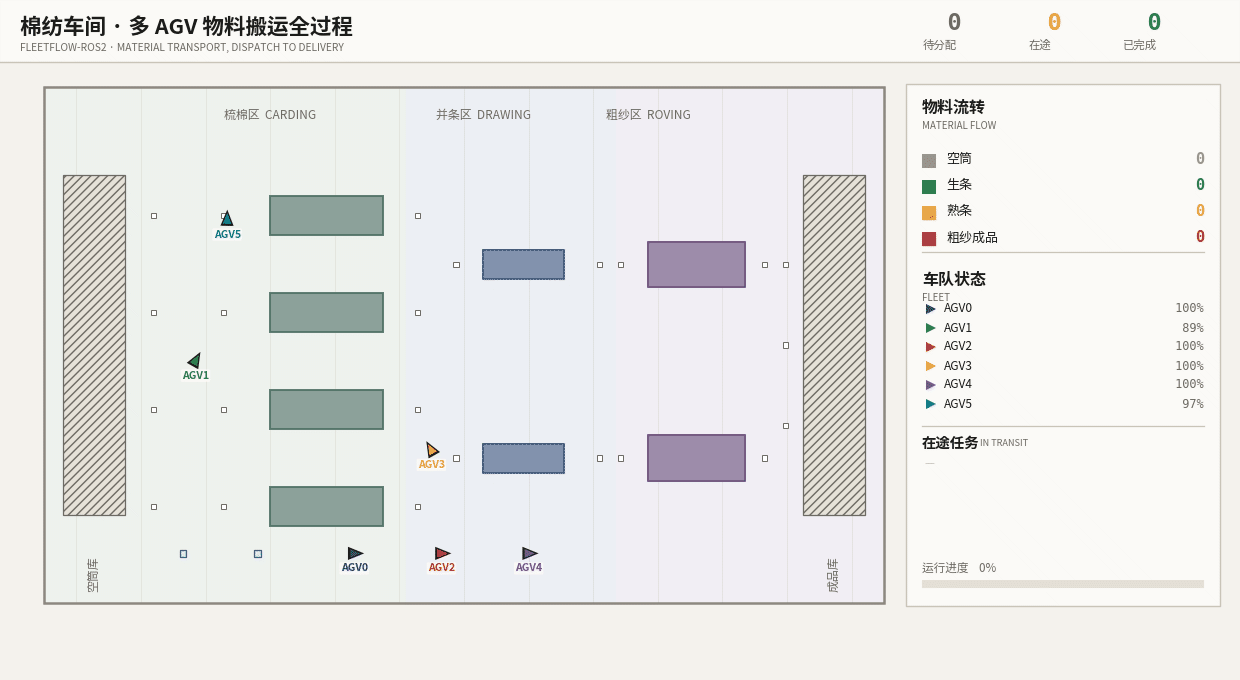
#> input picture assets/readme/demo.gif, 1240 x 680 px, found by its file name
$ python check_gif.py assets/readme/demo.gif
#> lines starting #> are read from the running program, lines starting #| are printed output that depends on the picture
#!/usr/bin/env python3
"""GIF 活动度验收：**必须用像素差，不能只看"帧是否不同"**。

踩过的坑（用户报告"demo 中完全卡死了"）：上一版 GIF 有 260 帧、
用 PIL 逐帧哈希验证过"259/259 帧互不相同"，看着合格 ——
但帧间平均像素差只有 **0.104 / 255**，肉眼完全静止。
原因是把 200 s 仿真压进 260 帧（每帧 0.77 s），而那段时间工厂只维持
2 个在途任务，车几乎不动。**"字节不同"和"看得出在动"是两件事。**

判据（对一张合格的 README 动图）:
  * 帧间平均像素差 中位 >= 1.0 灰阶
  * 有明显变化的帧占比 >= 80%

用法: python3 tools/check_gif.py assets/readme/demo.gif
"""
from __future__ import annotations

import sys

import numpy as np
from PIL import Image, ImageSequence

# 判据用"**明显变化的像素占比**"，而不是全局平均像素差。
# 为什么：小车在 1240×680 的图上只占约 0.05% 面积，全局平均会被大片
# 静止的底图稀释，量不出"看得见在动"。用变化像素占比才对得上肉眼感受，
# 而且可以拿**用户认可的旧版**当基准标定：
#     旧版（认可）  变化像素中位 0.480%，100% 的帧 >0.2%
#     失败版（卡死）变化像素中位 0.077%，只有 31% 的帧 >0.2%
# 阈值取在两者之间，偏保守。
PIXEL_DELTA = 6          # 单像素差超过它才算"这一像素变了"
MEDIAN_MIN = 0.30        # 变化像素占比中位数下限（%）
ALIVE_FRAC_MIN = 0.85    # "变化像素 > ALIVE_MIN_PCT" 的帧占比下限
ALIVE_MIN_PCT = 0.20     # 单帧变化像素占比超过它才算"这帧看得出在动"


def main() -> int:
    path = sys.argv[1] if len(sys.argv) > 1 else "assets/readme/demo.gif"
    im = Image.open(path)
#> im is the input picture: PIL image 1240x680 P; mean R, G, B 233.3, 233.4, 231.8
    prev = None
    means, pcts = [], []
    for fr in ImageSequence.Iterator(im):
        a = np.asarray(fr.convert("L"), dtype=np.int16)
        if prev is not None:
            dd = np.abs(a - prev)
            means.append(float(dd.mean()))
            pcts.append(float((dd > PIXEL_DELTA).mean()) * 100.0)
        prev = a
#> this loop made 197 passes
#> pass 2, in main, `dd = np.abs(a - prev)`:
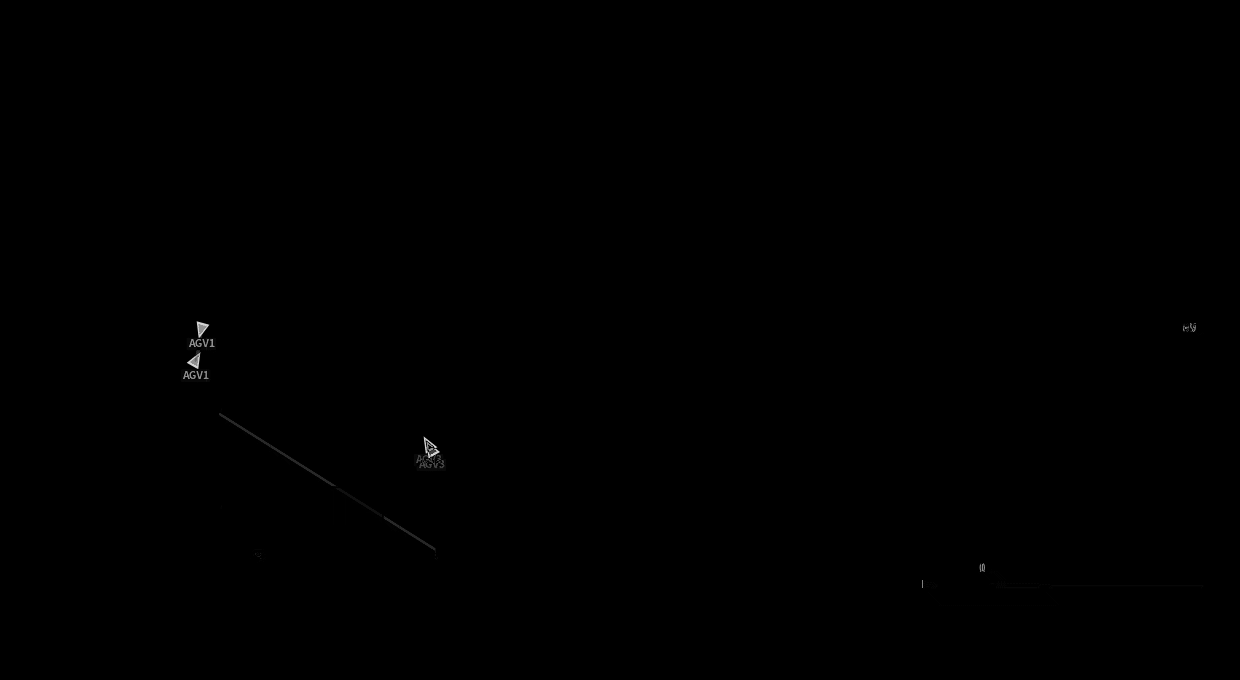
#> dd: shape (680, 1240) int16; min 0, max 221, mean 0.2
#> pass 3, in main, `a = np.asarray(fr.convert("L"), dtype=np.int16)`:
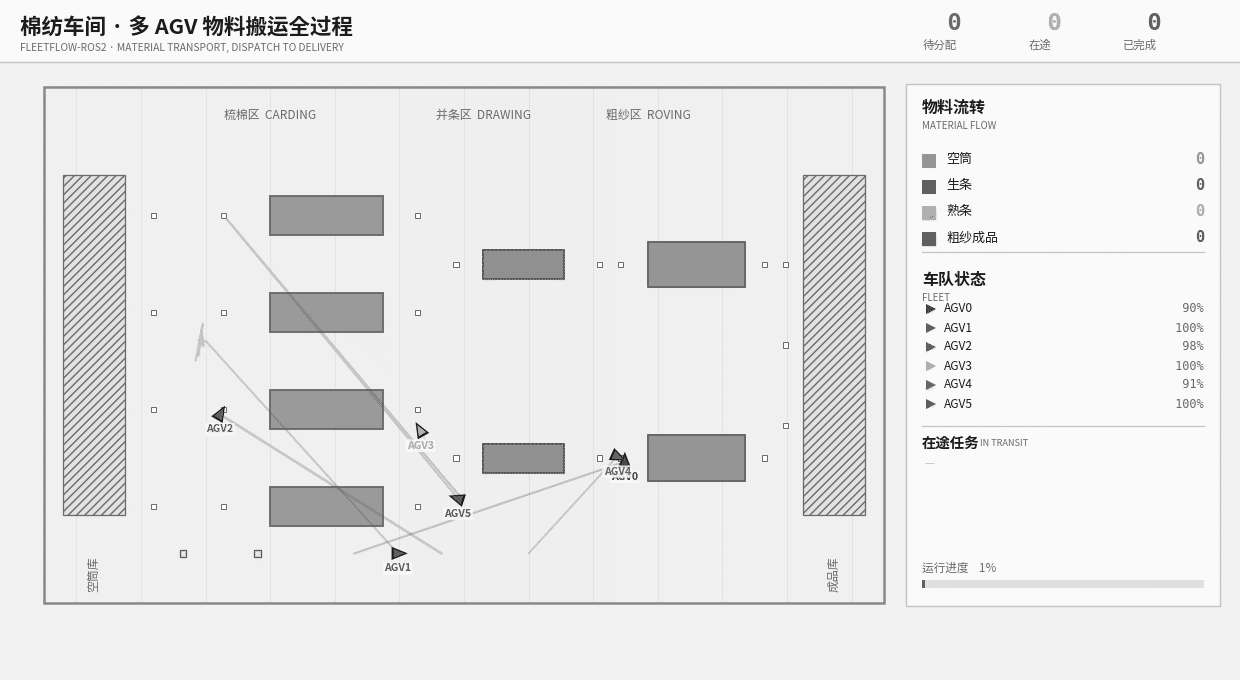
#> a: shape (680, 1240) int16; min 28, max 255, mean 233.1
#> after the loop, means = 196 values, max 0.82 at index 96, min 0.0157 at index 131, mean 0.461; pcts = 196 values, max 1.36 at index 104, min 0.0569 at index 131, mean 0.829
    if not pcts:
        print("GIF 只有一帧，谈不上动画")
        return 1
    d = np.array(pcts)
#> d has the same summary as pcts
    med = float(np.median(d))
#> med = 0.875
    alive = float((d > ALIVE_MIN_PCT).mean())
#> alive = 0.974
    print(f"{path}")
    print(f"  帧数          {im.n_frames}  尺寸 {im.size}")
#|   帧数          197  尺寸 (1240, 680)
    print(f"  帧间平均像素差 {np.mean(means):.3f}   （参考值，不单独作判据）")
#|   帧间平均像素差 0.461   （参考值，不单独作判据）
    print(f"  变化像素占比   中位 {med:.3f}%  最大 {d.max():.2f}%")
#|   变化像素占比   中位 0.875%  最大 1.36%
    print(f"  看得出在动     {alive:.0%} 的帧")
#|   看得出在动     97% 的帧

    ok = True
    if med < MEDIAN_MIN:
        print(f"  [FAIL] 变化像素中位 {med:.3f}% < {MEDIAN_MIN}% —— 肉眼会认为静止")
        ok = False
    if alive < ALIVE_FRAC_MIN:
        print(f"  [FAIL] 只有 {alive:.0%} 的帧有可见变化 < {ALIVE_FRAC_MIN:.0%}")
        ok = False
    if ok:
        print("  [ok] 动图活动度合格")
    return 0 if ok else 1


if __name__ == "__main__":
    sys.exit(main())
#> (the program exits here)
